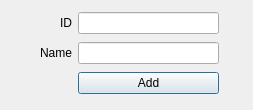
<?xml version="1.0" encoding="UTF-8"?>
<ui version="4.0">
 <class>MainWindow</class>
 <widget class="QMainWindow" name="MainWindow">
  <property name="geometry">
   <rect>
    <x>0</x>
    <y>0</y>
    <width>253</width>
    <height>110</height>
   </rect>
  </property>
  <property name="windowTitle">
   <string>Add Resource</string>
  </property>
  <widget class="QWidget" name="centralwidget">
   <widget class="QWidget" name="">
    <property name="geometry">
     <rect>
      <x>40</x>
      <y>10</y>
      <width>179</width>
      <height>88</height>
     </rect>
    </property>
    <layout class="QGridLayout" name="gridLayout">
     <item row="0" column="0">
      <widget class="QLabel" name="label_pipelineid">
       <property name="text">
        <string>ID</string>
       </property>
       <property name="alignment">
        <set>Qt::AlignRight|Qt::AlignTrailing|Qt::AlignVCenter</set>
       </property>
      </widget>
     </item>
     <item row="0" column="1">
      <widget class="QLineEdit" name="lineEdit_id"/>
     </item>
     <item row="1" column="0">
      <widget class="QLabel" name="label_pipelineid_2">
       <property name="text">
        <string>Name</string>
       </property>
       <property name="alignment">
        <set>Qt::AlignRight|Qt::AlignTrailing|Qt::AlignVCenter</set>
       </property>
      </widget>
     </item>
     <item row="1" column="1">
      <widget class="QLineEdit" name="lineEdit_name">
       <property name="text">
        <string/>
       </property>
      </widget>
     </item>
     <item row="2" column="1">
      <widget class="QPushButton" name="add_button">
       <property name="text">
        <string>Add</string>
       </property>
       <property name="autoDefault">
        <bool>true</bool>
       </property>
       <property name="default">
        <bool>true</bool>
       </property>
      </widget>
     </item>
    </layout>
   </widget>
  </widget>
 </widget>
 <resources/>
 <connections/>
</ui>
